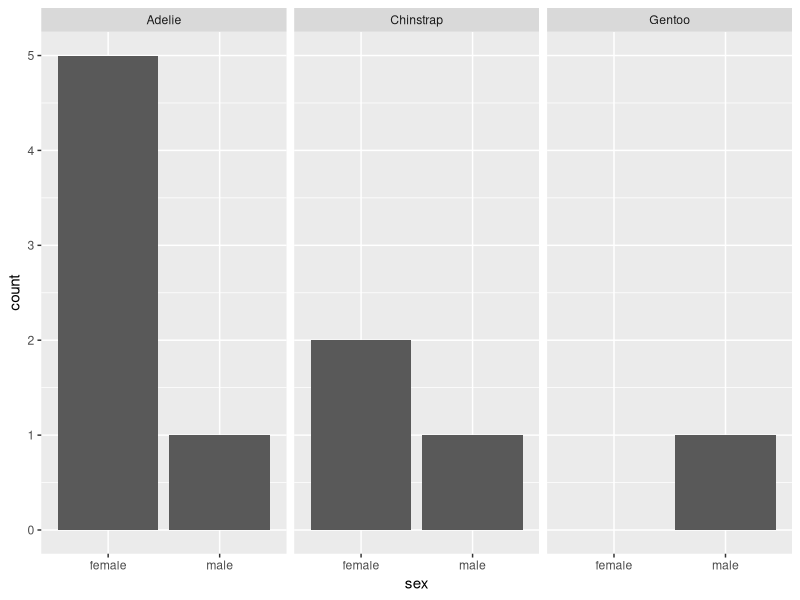
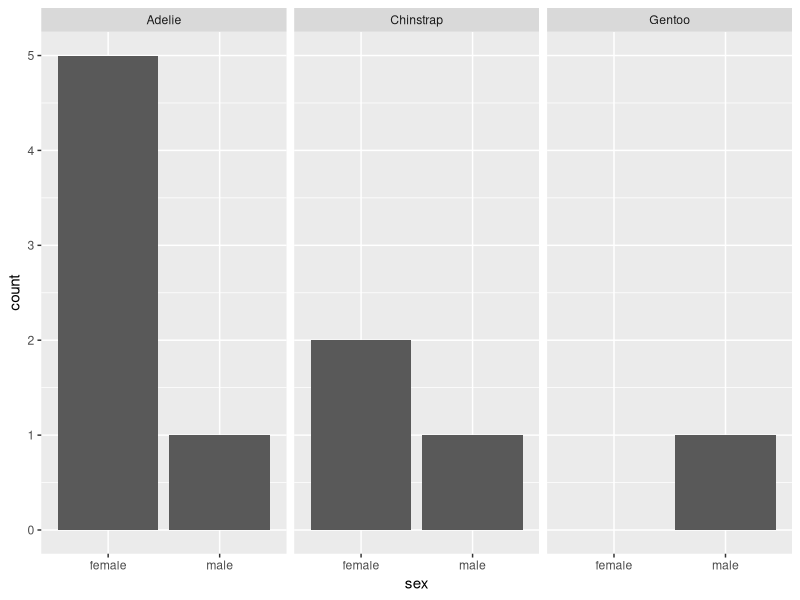

R code for these plots, in order:
## ---- chunk 1
knitr::opts_chunk$set(echo = TRUE)
options(tidyverse.quiet = TRUE)
## ---- chunk 2
library(ggplot2)
set.seed(1234)
ggplot(palmerpenguins::penguins |> dplyr::sample_n(10), aes(sex)) +
  stat_count() +
  facet_wrap(~species) ->
p

p


# ggplot2::ggplot_build()
# function (plot) 
# {
  plot <- ggplot2:::plot_clone(p); plot |> str() # step 1.
  if (length(plot$layers) == 0) {  plot <- plot + geom_blank()}; plot |> str() # step 2.
  layers <- plot$layers; layers # step 3.
  data <- rep(list(NULL), length(layers)); data # step 4.
  scales <- plot$scales; data # step 1.
  data <- ggplot2:::by_layer(function(l, d) l$layer_data(plot$data), layers, data, "computing layer data"); data # step 5.
  data <- ggplot2:::by_layer(function(l, d) l$setup_layer(d, plot), layers, data, "setting up layer"); data # step 6.
  layout <- ggplot2:::create_layout(plot$facet, plot$coordinates, plot$layout); data # step 7.
  data <- layout$setup(data, plot$data, plot$plot_env); data # step 8.
  data <- ggplot2:::by_layer(function(l, d) l$compute_aesthetics(d, plot), layers, data, "computing aesthetics"); data # step 9.
  data <- .ignore_data(data); data # step 10.
  data <- lapply(data, scales$transform_df); data  # step 11
  scale_x <- function() scales$get_scales("x"); data # step 12
  scale_y <- function() scales$get_scales("y"); data # step 13
  layout$train_position(data, scale_x(), scale_y()); data # step 14
  data <- layout$map_position(data); data # step 15
  data <- .expose_data(data); data # step 16
  data <- ggplot2:::by_layer(function(l, d) l$compute_statistic(d, layout), layers, data, "computing stat"); data # step 17
  data <- ggplot2:::by_layer(function(l, d) l$map_statistic(d, plot), layers, data, "mapping stat to aesthetics"); data # step 18
  plot$scales$add_missing(c("x", "y"), plot$plot_env); data # step 19
  data <- ggplot2:::by_layer(function(l, d) l$compute_geom_1(d), layers,  data, "setting up geom"); data # step 20
  data <- ggplot2:::by_layer(function(l, d) l$compute_position(d, layout),  layers, data, "computing position"); data # step 21
  data <- .ignore_data(data); data # step 22 
  layout$reset_scales(); data # step 23
  layout$train_position(data, scale_x(), scale_y()); data #layout # step 24
  layout$setup_panel_params(); data #layout # step 25
  data <- layout$map_position(data); data # step 26
  layout$setup_panel_guides(plot$guides, plot$layers); data #layout # step 27
  npscales <- scales$non_position_scales(); data #npscales # step 28
  if (npscales$n() > 0) {
    lapply(data, npscales$train_df)
    plot$guides <- plot$guides$build(npscales, plot$layers, 
      plot$labels, data)
    data <- lapply(data, npscales$map_df)
  }else {
    plot$guides <- plot$guides$get_custom()
  }; data# plot$guides  step 29
  data <- .expose_data(data); data # step 30
  data <- ggplot2:::by_layer(function(l, d) l$compute_geom_2(d), layers, 
    data, "setting up geom aesthetics"); data # step 31
  data <- ggplot2:::by_layer(function(l, d) l$finish_statistics(d), 
    layers, data, "finishing layer stat"); data # step 32
  data <- layout$finish_data(data); data # step 33
  plot$labels$alt <- get_alt_text(plot) # step 34
  structure(list(data = data, layout = layout, plot = plot), 
    class = "ggplot_built"); data # step 35
# }
